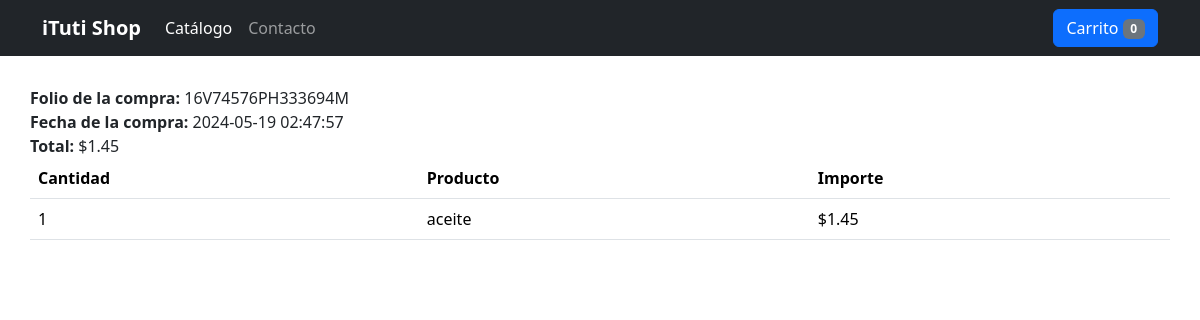
Page /completado.php?key=16V74576PH333694M on the committed database.
### tables this page shows
CREATE TABLE `compras` (
  `id` int(11) NOT NULL,
  `id_transaccion` varchar(20) NOT NULL,
  `fecha` datetime NOT NULL,
  `status` varchar(20) NOT NULL,
  `email` varchar(50) NOT NULL,
  `id_cliente` varchar(20) NOT NULL,
  `total` decimal(10,2) NOT NULL
);

CREATE TABLE `detalle_compra` (
  `id` int(11) NOT NULL,
  `id_compra` int(11) NOT NULL,
  `id_producto` int(11) NOT NULL,
  `nombre` varchar(200) NOT NULL,
  `precio` decimal(10,2) NOT NULL,
  `cantidad` int(11) NOT NULL
);

### config/config.php (called while the page is built, shortened)
<?php
    $num_cart = 0;
?>

### completado.php (the view, shortened to what this page needs)
<?php
require 'config/config.php';
$db = new Database();
$con = $db->conectar();
$id_transaccion = isset($_GET['key']) ? $_GET['key'] : '0';
$error = '';
if ($id_transaccion == '') {
  $error = 'Error al procesar la petición: No se proporcionó un ID de transacción.';
} else {
  $sql = $con->prepare("SELECT count(id) FROM compras WHERE id_transaccion=? AND status=?");
  $sql->execute([$id_transaccion, 'COMPLETED']);
  if ($sql->fetchColumn() > 0) {
    $sql = $con->prepare("SELECT id, fecha, email, total FROM compras WHERE id_transaccion=? AND status=? LIMIT 1");
    $sql->execute([$id_transaccion, 'COMPLETED']);
    $row = $sql->fetch(PDO::FETCH_ASSOC);
    $idCompra = $row['id'];
    $total = $row['total'];
    $fecha = $row['fecha'];
    $sqlDet = $con->prepare("SELECT nombre, precio, cantidad FROM detalle_compra WHERE id_compra=?");
    $sqlDet->execute([$idCompra]);
  } else {
    $error = 'Error al comprar: No se encontraron transacciones completadas con este ID.';
  }
}
?>
<!DOCTYPE html>
<html lang="en">
<head>
  <link href="https://cdn.jsdelivr.net/npm/bootstrap@5.3.3/dist/css/bootstrap.min.css" rel="stylesheet"
>
  <link href="css/estilos.css" rel="stylesheet">
</head>
<body>
  <header data-bs-theme="dark">
    <div class="navbar navbar-expand-lg navbar-dark bg-dark">
      <div class="container">
        <a href="index.php" class="navbar-brand">
          <strong>iTuti Shop</strong>
        </a>
        <div class="collapse navbar-collapse" id="navbarHeader">
          <ul class="navbar-nav me-auto mb-2 mb-lg-0">
            <li class="nav-item">
              <a href="index.php" class="nav-link active">Catálogo</a>
            </li>
            <li class="nav-item">
              <a href="index.php" class="nav-link">Contacto</a>
            </li>
          </ul>
          <a href="checkout.php" class="btn btn-primary">
            Carrito <span id="num_cart" class="badge bg-secondary"><?php echo $num_cart; ?></span>
          </a>
        </div>
      </div>
    </div>
  </header>
  <main>
    <div class="container">
      <?php if (strlen($error) > 0) { ?>
      <div class="row">
        <div class="col">
          <h3><?php echo $error; ?></h3>
        </div>
      </div>
      <?php } else { ?>
      <div class="row">
        <div class="col">
          <b>Folio de la compra: </b><?php echo $id_transaccion; ?> <br>
          <b>Fecha de la compra: </b><?php echo $fecha; ?> <br>
          <b>Total: </b><?php echo MONEDA . number_format($total, 2, '.', ','); ?> <br>
        </div>
      </div>
      <div class="row">
        <div class="col">
          <table class="table">
            <thead>
              <tr>
                <th>Cantidad</th>
                <th>Producto</th>
                <th>Importe</th>
              </tr>
            </thead>
            <tbody>
              <?php if ($sqlDet) {
                  while ($row_det = $sqlDet->fetch(PDO::FETCH_ASSOC)) {
                    $importe = $row_det['precio'] * $row_det['cantidad']; ?>
              <tr>
                <td><?php echo $row_det['cantidad']; ?></td>
                <td><?php echo $row_det['nombre']; ?></td>
                <td><?php echo MONEDA . number_format($row_det['precio'], 2, '.', ','); ?></td>
              </tr>
              <?php }
                } else {
                  echo '<tr><td colspan="3">Error al obtener los detalles de la compra.</td></tr>';
                } ?>
            </tbody>
          </table>
        </div>
      </div>
      <?php } ?>
    </div>
  </main>
</body>
</html>

### css/estilos.css (style rules this page uses)
main> .container { padding: 30px 0; }

### rows in the picture
compras: fecha "2024-05-19 02:47:57", total "1.45"
detalle_compra: cantidad "1", nombre "aceite", precio "1.45"

### other values in the picture
$num_cart "0"
$id_transaccion "16V74576PH333694M"
MONEDA "$"
